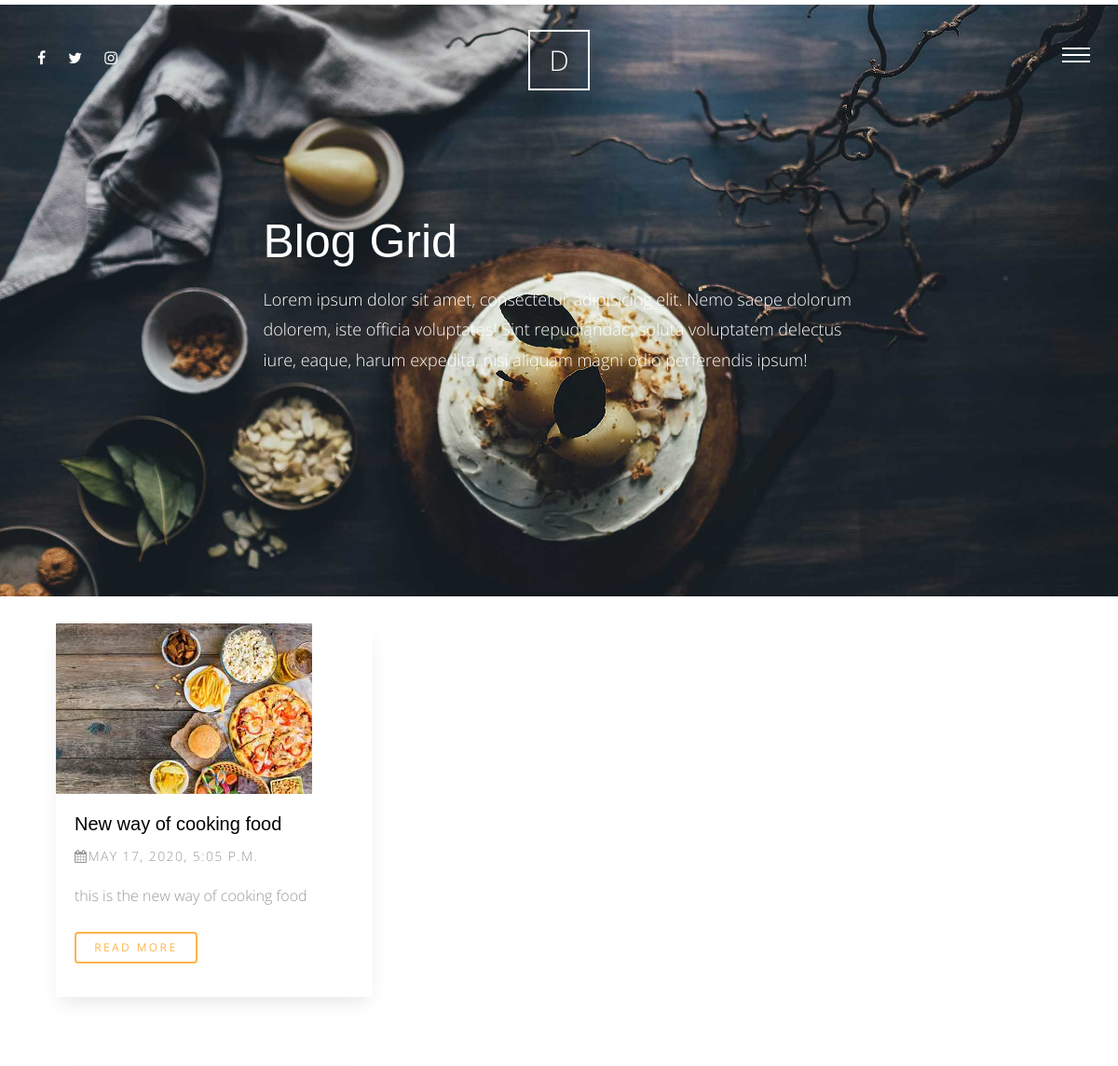
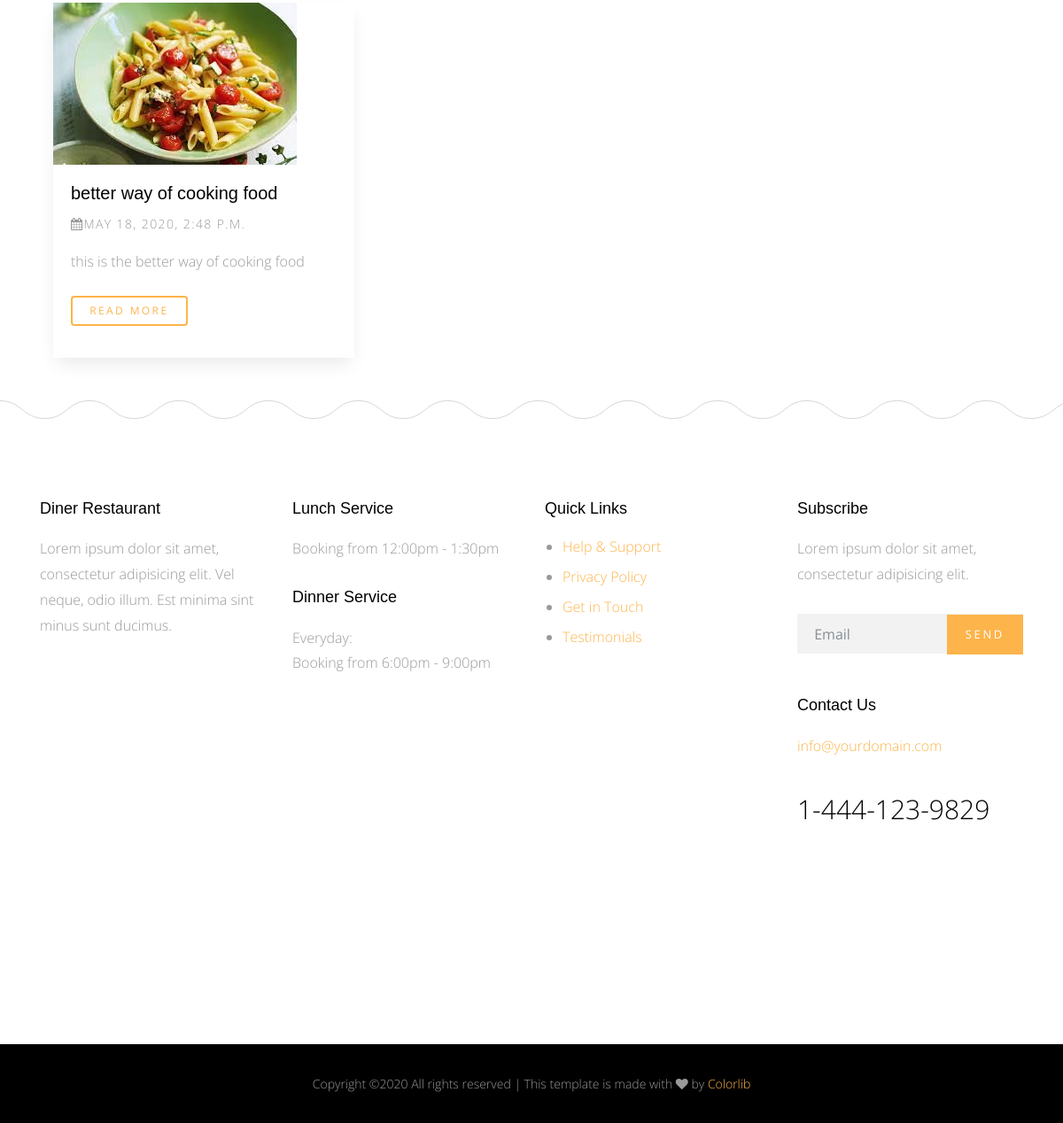
Screenshot of /blog/ with the database file from the repository (2 pictures, top to bottom).
### blog/models.py (models this page shows, shortened)
class Post(models.Model):
    title = models.CharField(max_length=50)
    content = models.TextField()
    author = models.ForeignKey(User, default='', on_delete=models.CASCADE,)
    image = models.ImageField(upload_to='blog/', null=True, blank=True)
    tag = TaggableManager(blank=True)
    category = models.ForeignKey("Category", on_delete=models.SET_NULL, null=True)
    created = models.DateTimeField(default=timezone.now)
    @property
    def image_url(self):
        if self.image and hasattr(self.image, 'url'):
            return self.image.url

### blog/views.py (the view)
# urls.py: path('', views.post_list, name='post_list'),
def post_list(request):
    post_list = Post.objects.all()
    context = {"post_list": post_list}
    return render(request, 'Post/post_list.html', context)

### blog/templates/Post/post_list.html
{% extends 'blog.html' %}
{% load static %}
{% block content %}
        {% for post in post_list %}
          <br>
        <div class="container">
              <div class="col-md-4">
                <div class="media d-block media-bg-white mb-5" data-aos="fade-up"  data-aos-delay="400">
                  <figure>
                    <a href="blog-single.html"><img src="{{ post.image_url }}" alt="Image placeholder" class="img-fluid"></a>
                  </figure>
                  <div class="media-body">
                    <h3><a href="{% url 'blog:post_detail' post.id %}">{{ post.title }}</a></h3>
                    <p class="post-meta"><span><span class="fa fa-calendar"></span>{{ post.created }}</span></p>
                    <p class="mb-4">{{ post.content }}</p>
                    <p><a href="{% url 'blog:post_detail' post.id %}" class="btn btn-primary btn-outline-primary btn-sm">Read More</a></p>
                  </div>
                </div>
              </div>
        </div>
                       {% endfor %}
{% endblock %}

### templates/blog.html (shortened to what this page needs)
{% load static %}
<!doctype html>
<html lang="en">
  <head>
    <link rel="stylesheet" href="{% static 'sites_static/css/bootstrap.css' %}">
    <link rel="stylesheet" href="{% static 'sites_static/css/animate.css' %}">
    <link rel="stylesheet" href="{% static 'sites_static/css/owl.carousel.min.css' %}">
    <link rel="stylesheet" href="{% static 'sites_static/css/magnific-popup.css' %}">
    <link rel="stylesheet" href="{% static 'sites_static/css/aos.css' %}">
    <link rel="stylesheet" href="{% static 'sites_static/css/bootstrap-datepicker.css' %}">
    <link rel="stylesheet" href="{% static 'sites_static/css/jquery.timepicker.css' %}">
    <link rel="stylesheet" href="{% static 'sites_static/fonts/ionicons/css/ionicons.min.css' %}">
    <link rel="stylesheet" href="{% static 'sites_static/fonts/fontawesome/css/font-awesome.min.css' %}">
    <link rel="stylesheet" href="{% static 'sites_static/fonts/flaticon/font/flaticon.css' %}">
    <link rel="stylesheet" href="{% static 'sites_static/css/style.css' %}">
  </head>
  <body>
    <div class="site-wrap">
      <header class="site-header">
        <div class="row align-items-center">
          <div class="col-5 col-md-3">
             <ul class="list-unstyled social">
              <li><a href="#"><span class="fa fa-facebook"></span></a></li>
              <li><a href="#"><span class="fa fa-twitter"></span></a></li>
              <li><a href="#"><span class="fa fa-instagram"></span></a></li>
            </ul>
          </div>
          <div class="col-2 col-md-6 text-center">
            <a href="index.html" class="site-logo">D</a>
          </div>
          <div class="col-5 col-md-3 text-right menu-burger-wrap">
            <a href="#" class="site-nav-toggle js-site-nav-toggle"><i></i></a>
          </div>
        </div>
      </header>
      <div class="main-wrap">
        <div class="cover_1 cover_sm">
          <div class="img_bg" style="background-image: url({% static 'sites_static/img/slider-1.jpg' %});" data-stellar-background-ratio="0.5">
            <div class="container">
              <div class="row align-items-center justify-content-center">
                <div class="col-md-7" data-aos="fade-up">
                  <h2 class="heading">Blog Grid</h2>
                  <p class="lead">Lorem ipsum dolor sit amet, consectetur adipisicing elit. Nemo saepe dolorum dolorem, iste officia voluptates! Sint repudiandae, soluta voluptatem delectus iure, eaque, harum expedita, nisi aliquam magni odio perferendis ipsum!</p>
                </div>
              </div>
            </div>
          </div>
        </div>
        {% block content %}{% endblock %}
      </div>
      <footer>
        <div class="site-footer">
          <div class="container">
            <div class="row small-gutters mb-5">
              <div class="col-md-6 col-lg-3 mb-5" data-aos="fade" data-aos-delay="100">
                <div class="footer-widget">
                  <h3>Diner Restaurant</h3>
                  <p>Lorem ipsum dolor sit amet, consectetur adipisicing elit. Vel neque, odio illum. Est minima sint minus sunt ducimus.</p>
                </div>
              </div>
              <div class="col-md-6 col-lg-3 mb-5" data-aos="fade" data-aos-delay="200">
                <div class="footer-widget">
                  <h3>Lunch Service</h3>
                  <p>Booking from 12:00pm - 1:30pm</p>
                  <h3>Dinner Service</h3>
                  <p>Everyday: <br> Booking from 6:00pm - 9:00pm</p>
                </div>
              </div>
              <div class="col-md-6 col-lg-3 mb-5" data-aos="fade" data-aos-delay="300">
                <div class="footer-widget">
                  <h3>Quick Links</h3>
                  <ul>
                    <li><a href="#">Help &amp; Support</a></li>
                    <li><a href="#">Privacy Policy</a></li>
                    <li><a href="#">Get in Touch</a></li>
                    <li><a href="#">Testimonials</a></li>
                  </ul>
                </div>
              </div>
              <div class="col-md-6 col-lg-3 mb-5" data-aos="fade" data-aos-delay="400">
                <div class="footer-widget footer-contact-widget">
                  <h3>Subscribe</h3>
                  <p>Lorem ipsum dolor sit amet, consectetur adipisicing elit.</p>
                  <form action="" class="form-subscribe mb-5">
                    <div class="form-group form-field">
                      <input type="submit" value="Send" class="btn btn-primary">
                      <input type="text" class="form-control" placeholder="Email">
                    </div>
                  </form>
                  <h3>Contact Us</h3>
                  <p class="contact-email">info@yourdomain.com</p>
                  <p class="contact-phone">1-444-123-9829</p>
                </div>
              </div>
            </div>
          </div>
        </div>
      </footer>
      <div class="site-footer-copyright">
        <div class="container">
          <div class="row">
             <p class="footer-text col-md-12">
Copyright &copy;<script>document.write(new Date().getFullYear());</script> All rights reserved | This template is made with <i class="fa fa-heart" aria-hidden="true"></i> by <a href="https://colorlib.com" target="_blank">Colorlib</a>
</p>
          </div>
        </div>
      </div>
    </div>
  </body>
</html>

### static/sites_static/css/style.css (style rules this page uses)
html { overflow-x: hidden; }
body { background: #fff; font-family: "Open Sans", cursive; font-size: 16px; line-height: 1.8; font-weight: 300; color: #999999; }
a { -webkit-transition: .3s all ease; -o-transition: .3s all ease; transition: .3s all ease; text-decoration: none; }
h1, h2, h3, h4, h5 { color: #000; font-family: "Playfair Display", Arial, sans-serif; }
h1 a, h2 a, h3 a, h4 a, h5 a { color: #000; }
.btn, .form-control { outline: none; }
.btn { font-size: 13px; text-transform: uppercase; letter-spacing: .2em; }
.btn.btn-primary { color: #fff; border-width: 2px; }
.btn.btn-sm { font-size: 12px; }
.btn.btn-outline-primary { border-width: 2px; color: #fdb44b; }
.site-header { padding: 3em 30px; position: absolute; top: 0; z-index: 100; width: 100%; }
.site-header .site-logo { line-height: 0; padding: 10px 20px; border: 2px solid #fff; color: #fff; font-size: 30px; }
.site-header .social li { display: inline-block; }
.site-header .social li a { color: #fff; padding: 0 10px; }
.media h3 { font-size: 20px; margin-bottom: 10px; }
.media .post-meta { font-size: 14px; letter-spacing: .1em; text-transform: uppercase; }
.media.media-bg-white { -webkit-box-shadow: 0 10px 20px -5px rgba(0, 0, 0, 0.1); box-shadow: 0 10px 20px -5px rgba(0, 0, 0, 0.1); }
.media.media-bg-white figure { margin-bottom: 0; }
.media.media-bg-white .media-body { padding: 20px; background: #fff; }
.site-footer { background: url("../img/curve_line.svg") repeat-x top left; padding: 7em 0; }
.site-footer .footer-widget h3 { font-size: 18px; margin-bottom: 20px; }
.site-footer .footer-widget p { margin-bottom: 30px; }
.site-footer .footer-widget ul { padding-left: 20px; }
.site-footer .footer-widget ul li { line-height: 1.5; margin-bottom: 10px; }
.site-footer-copyright { background: #000; padding: 2em 0; text-align: center; }
.site-footer-copyright p { font-size: 14px; }
.site-footer-copyright p:last-child { margin-bottom: 0; }
.footer-contact-widget .contact-email { color: #fdb44b; }
.footer-contact-widget .contact-phone { font-size: 30px; color: #000; }
.lead { font-size: 16px; }
.form-subscribe .form-group { position: relative; }
.form-subscribe .form-group input[type="email"], .form-subscribe .form-group input[type="text"] { -webkit-box-shadow: none !important; box-shadow: none !important; background: #f2f2f2; border: none; border-radius: 0 !important; padding-right: 100px; }
.form-subscribe .form-group input[type="submit"] { position: absolute; right: 0; top: 1px; border-radius: 0 !important; outline: none; -webkit-box-shadow: none !important; box-shadow: none !important; }
.menu-burger-wrap { position: relative; }
.site-nav-toggle { width: 30px; height: 30px; cursor: pointer; text-decoration: none; position: relative; top: -15px; z-index: 21; display: block !important; float: right; right: 0; display: none; border-bottom: none !important; }
.site-nav-toggle i { position: relative; display: -moz-inline-stack; display: inline-block; zoom: 1; *display: inline; width: 30px; height: 2px; font: bold 14px/.4 Helvetica; text-transform: uppercase; text-indent: -55px; background: #fff; -webkit-transition: all .2s ease-out; -o-transition: all .2s ease-out; transition: all .2s ease-out; }
.site-nav-toggle i:before, .site-nav-toggle i:after { content: ''; width: 30px; height: 2px; background: #fff; position: absolute; left: 0; -webkit-transition: 0.2s; -o-transition: 0.2s; transition: 0.2s; }
.site-nav-toggle i:before { top: -7px; }
.site-nav-toggle i:after { bottom: -7px; }
.cover_1 { position: relative; }
.cover_1 .lead { color: #fff; font-size: 18px; }
.cover_1 .img_bg { background-repeat: no-repeat; background-size: cover !important; background-position: center center; }
.cover_1 .img_bg, .cover_1 .img_bg > .container > .row { min-height: 700px; height: 100vh; }
.cover_1.cover_sm .img_bg, .cover_1.cover_sm .img_bg > .container > .row { min-height: 600px; height: 80vh; }
.cover_1 .heading { color: white; font-weight: 300; font-size: 30px; line-height: 1.5; }
@media (min-width: 768px) { .cover_1 .heading { font-size: 50px; line-height: 1.5; } }
.small-gutters { margin-right: -15px; margin-left: -15px; }
.small-gutters > [class*="col-"] { padding-right: 15px; padding-left: 15px; }

### rows the page displays
Post: image_url (picture), title "New way of cooking food", created "MAY 17, 2020, 5:05 P.M.", content "this is the new way of cooking food"
Post: image_url (picture), title "better way of cooking food", created "MAY 18, 2020, 2:48 P.M.", content "this is the better way of cooking food"
